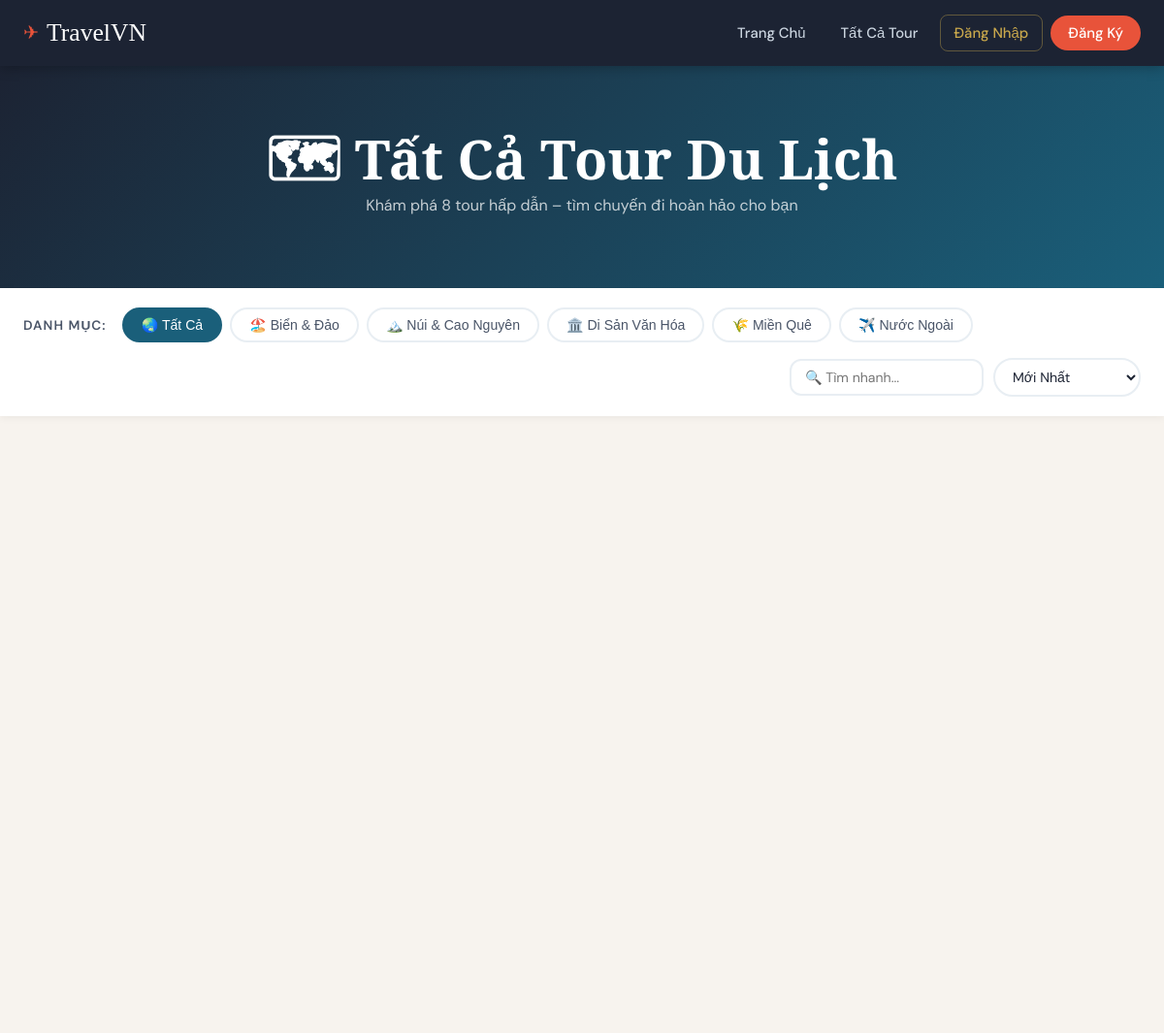
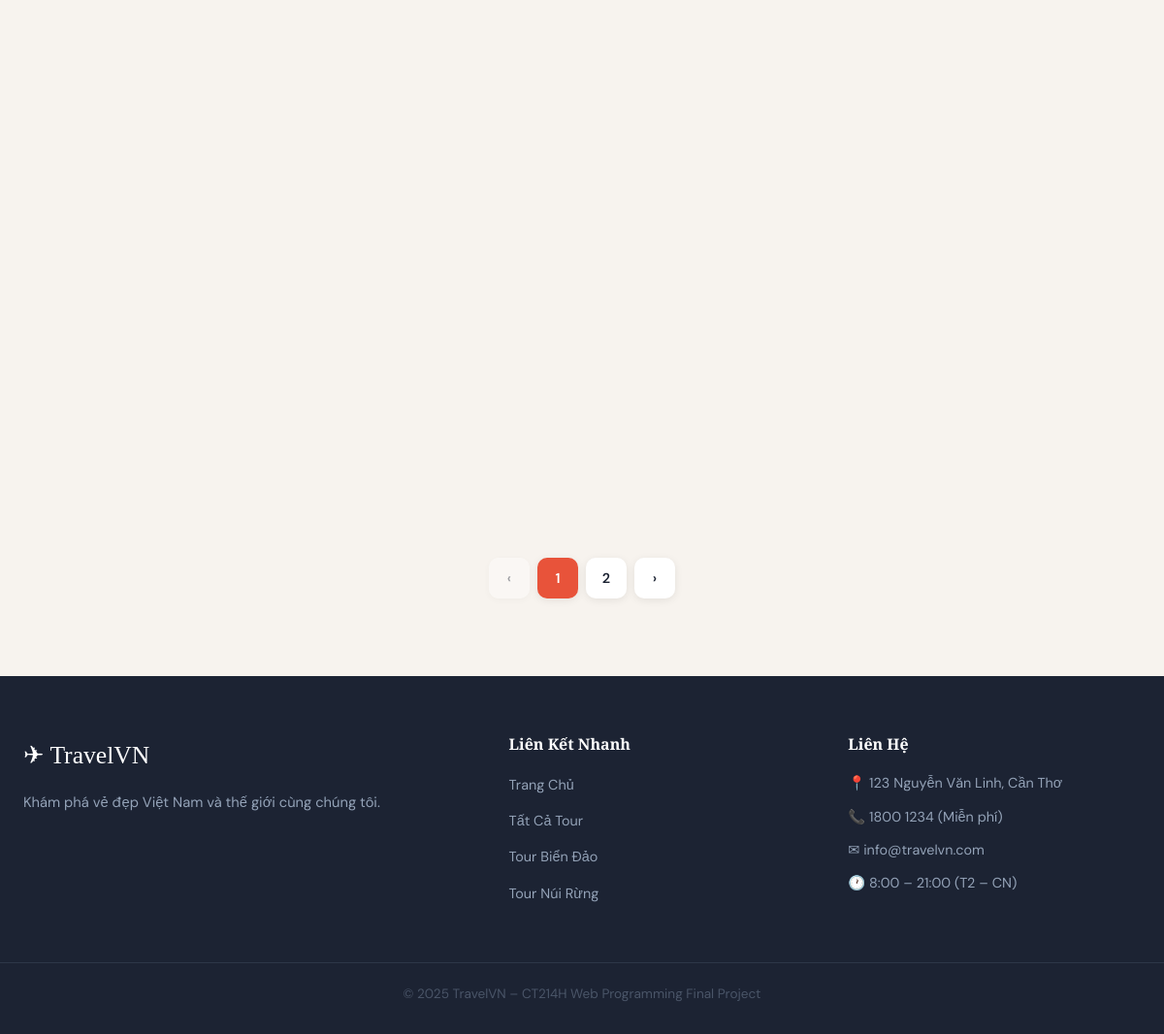
The app's page /tours.php with its own data (2 pictures, top to bottom).
### tables this page shows
CREATE TABLE categories (
    id INT AUTO_INCREMENT PRIMARY KEY,
    name VARCHAR(100) NOT NULL,
    icon VARCHAR(10) DEFAULT '🌍',
    description TEXT,
    created_at TIMESTAMP DEFAULT CURRENT_TIMESTAMP
);

### tours.php (the view, shortened to what this page needs)
<?php
require_once 'includes/header.php';
$perPage = 6;
$page    = max(1, intval($_GET['page'] ?? 1));
$offset  = ($page - 1) * $perPage;
$search    = trim($_GET['search']    ?? '');
$catFilter = intval($_GET['category'] ?? 0);
$priceMax  = intval($_GET['price_max']?? 0);
$sort      = $_GET['sort'] ?? 'newest';
$where = ["t.status = 'active'"];
$whereSQL = $where ? 'WHERE ' . implode(' AND ', $where) : '';
$orderSQL = match($sort) {
    'price_asc'  => 'ORDER BY t.price ASC',
    'price_desc' => 'ORDER BY t.price DESC',
    'popular'    => 'ORDER BY t.current_bookings DESC',
    'duration'   => 'ORDER BY t.duration_days ASC',
    default      => 'ORDER BY t.id DESC'
};
$countRes = $conn->query("SELECT COUNT(*) FROM tours t $whereSQL");
$total    = $countRes->fetch_row()[0];
$totalPages = max(1, ceil($total / $perPage));
$page = min($page, $totalPages);
$toursRes = $conn->query("
    SELECT t.*, c.name AS cat_name,
           COALESCE(AVG(r.rating),0) AS avg_rating,
           COUNT(DISTINCT r.id) AS review_count
    FROM tours t
    JOIN categories c ON c.id = t.category_id
    LEFT JOIN reviews r ON r.tour_id = t.id
    $whereSQL
    GROUP BY t.id
    $orderSQL
    LIMIT $perPage OFFSET $offset
");
$catsRes = $conn->query("SELECT * FROM categories ORDER BY id");
?>
<div class="page-hero">
    <h1>🗺 Tất Cả Tour Du Lịch</h1>
    <p>Khám phá <?= $total ?> tour hấp dẫn – tìm chuyến đi hoàn hảo cho bạn</p>
</div>
<div class="filter-bar">
    <div class="container">
        <div class="filter-inner">
            <span class="filter-label">Danh mục:</span>
            <div class="filter-chips">
                <button class="chip <?= !$catFilter ? 'active' : '' ?>" data-category="all">🌏 Tất Cả</button>
                <?php $catsRes->data_seek(0); while ($c = $catsRes->fetch_assoc()): ?>
                    <button class="chip <?= $catFilter == $c['id'] ? 'active' : '' ?>" data-category="<?= $c['id'] ?>">
                        <?= $c['icon'] ?> <?= htmlspecialchars($c['name']) ?>
                    </button>
                <?php endwhile; ?>
            </div>
            <div style="margin-left:auto;display:flex;gap:10px;align-items:center;">
                <input type="text" id="searchLive" class="search-input" placeholder="🔍 Tìm nhanh..."
                       value="<?= htmlspecialchars($search) ?>" style="width:200px;padding:8px 14px;font-size:.88rem;">
                <select id="sortSelect" class="filter-select">
                    <option value="newest"     <?= $sort=='newest'     ?'selected':'' ?>>Mới Nhất</option>
                </select>
            </div>
        </div>
    </div>
</div>
<section class="tours-section" style="padding-top:0;">
    <div class="container">
        <?php if ($toursRes && $toursRes->num_rows > 0): ?>
        <div class="tours-grid">
        </div>
        <?php if ($totalPages > 1): ?>
        <div class="pagination">
            <?php
            $buildURL = function($p) use ($search, $catFilter, $priceMax, $sort) {
                $q = http_build_query(array_filter(['search'=>$search,'category'=>$catFilter,'price_max'=>$priceMax,'sort'=>$sort,'page'=>$p]));
                return 'tours.php?' . $q;
            };
            ?>
            <a href="<?= $buildURL(max(1,$page-1)) ?>" class="page-btn <?= $page==1?'disabled':'' ?>">‹</a>
            <?php for($i=1;$i<=$totalPages;$i++): ?>
                <a href="<?= $buildURL($i) ?>" class="page-btn <?= $i==$page?'active':'' ?>"><?= $i ?></a>
            <?php endfor; ?>
            <a href="<?= $buildURL(min($totalPages,$page+1)) ?>" class="page-btn <?= $page==$totalPages?'disabled':'' ?>">›</a>
        </div>
        <?php endif; ?>
        <?php endif; ?>
    </div>
</section>
<?php require_once 'includes/footer.php'; ?>

### css/style.css (style rules this page uses)
:root { --coral: #E8533A; --coral-dk: #C4402A; --teal: #1A5F7A; --teal-lt: #2980a8; --gold: #C9A84C; --cream: #FDF6ED; --dark: #1C2333; --mid: #4A5568; --light: #F7F3EE; --white: #FFFFFF; --shadow: 0 4px 24px rgba(28,35,51,.10); --shadow-lg:0 12px 40px rgba(28,35,51,.18); --radius: 12px; --radius-lg:20px; --font-head:'Playfair Display', Georgia, serif; --font-body:'DM Sans', Arial, sans-serif; --transition: .25s ease; }
*, *::before, *::after { margin:0; padding:0; box-sizing:border-box; }
html { scroll-behavior:smooth; }
body { background:var(--light); color:var(--dark); font-family:var(--font-body); line-height:1.7; }
a { color:inherit; text-decoration:none; }
h1,h2,h3,h4 { font-family:var(--font-head); color:var(--dark); line-height:1.25; }
h1 { font-size:clamp(2rem,5vw,3.5rem); }
p { color:var(--mid); margin-bottom:.75em; }
.container { max-width:1240px; margin:0 auto; padding:0 24px; }
.search-input, .search-select { width:100%; padding:13px 16px; border:2px solid #E8EEF3; border-radius:var(--radius); font-family:var(--font-body); font-size:.95rem; color:var(--dark); background:#fff; transition:border-color var(--transition); }
.tours-section { padding:80px 0; }
.tours-grid { display:grid; grid-template-columns:repeat(auto-fill, minmax(320px,1fr)); gap:28px; }
.page-hero { background:linear-gradient(135deg, var(--dark), var(--teal)); padding:60px 24px; text-align:center; }
.page-hero h1 { color:#fff; }
.page-hero p { color:rgba(255,255,255,.75); }
.pagination { display:flex; gap:8px; justify-content:center; margin-top:48px; }
.page-btn { width:42px; height:42px; display:flex; align-items:center; justify-content:center; border-radius:10px; font-weight:600; font-size:.9rem; transition:all var(--transition); background:#fff; color:var(--dark); box-shadow:0 2px 8px rgba(0,0,0,.08); border:none; cursor:pointer; }
.page-btn.active { background:var(--coral); color:#fff; }
.page-btn.disabled { opacity:.4; cursor:not-allowed; }
.filter-bar { background:#fff; padding:20px 0; box-shadow:0 2px 8px rgba(0,0,0,.05); margin-bottom:40px; }
.filter-inner { display:flex; align-items:center; gap:16px; flex-wrap:wrap; }
.filter-label { font-size:.85rem; font-weight:600; color:var(--mid); text-transform:uppercase; letter-spacing:.08em; }
.filter-chips { display:flex; gap:8px; flex-wrap:wrap; }
.chip { padding:8px 18px; border-radius:50px; border:2px solid #E8EEF3; background:#fff; color:var(--mid); font-size:.88rem; font-weight:500; cursor:pointer; transition:all var(--transition); }
.chip:hover, .chip.active { border-color:var(--teal); background:var(--teal); color:#fff; }
.filter-select { padding:8px 14px; border:2px solid #E8EEF3; border-radius:50px; font-family:var(--font-body); font-size:.88rem; color:var(--dark); background:#fff; }

### records on screen
categories: icon "🏖️", name "Biển & Đảo"
categories: icon "🏔️", name "Núi & Cao Nguyên"
categories: icon "🏛️", name "Di Sản Văn Hóa"
categories: icon "🌾", name "Miền Quê"
categories: icon "✈️", name "Nước Ngoài"

### other values on screen
$total "8"
